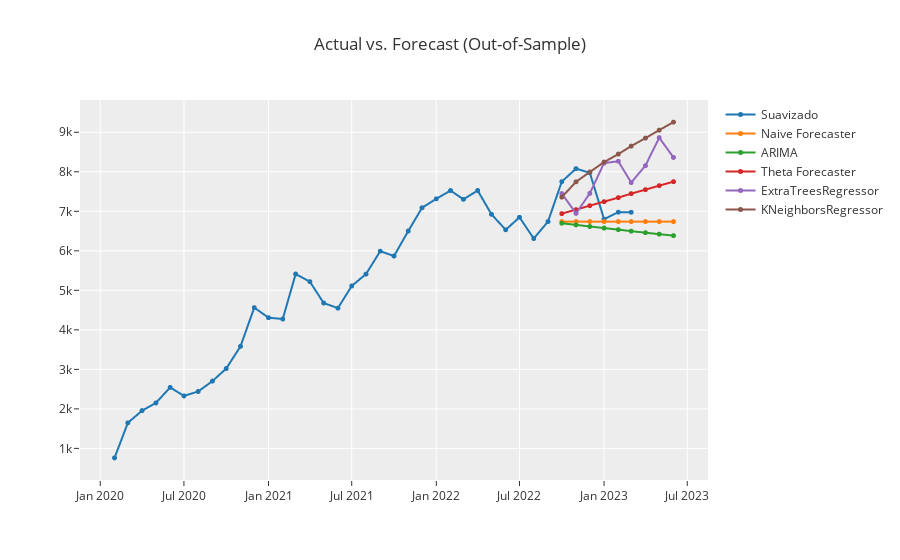

This figure's notebook cell:
### Code cell
plot_model(top_models, plot = 'forecast', data_kwargs = {'fh': 9})
